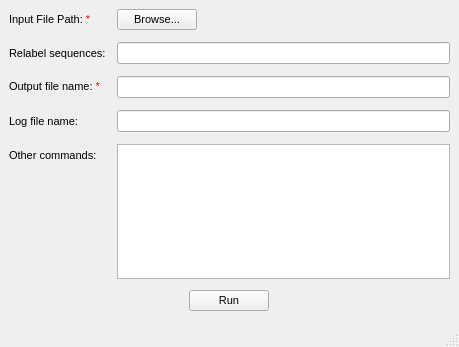
<?xml version="1.0" encoding="UTF-8"?>
<ui version="4.0">
 <class>Unique</class>
 <widget class="QMainWindow" name="Unique">
  <property name="geometry">
   <rect>
    <x>0</x>
    <y>0</y>
    <width>459</width>
    <height>347</height>
   </rect>
  </property>
  <property name="windowTitle">
   <string>Identifying unique sequences</string>
  </property>
  <widget class="QWidget" name="centralwidget">
   <layout class="QVBoxLayout" name="verticalLayout">
    <item>
     <widget class="QFrame" name="frame">
      <property name="frameShape">
       <enum>QFrame::NoFrame</enum>
      </property>
      <property name="frameShadow">
       <enum>QFrame::Plain</enum>
      </property>
      <layout class="QFormLayout" name="formLayout">
       <property name="horizontalSpacing">
        <number>11</number>
       </property>
       <property name="verticalSpacing">
        <number>12</number>
       </property>
       <property name="leftMargin">
        <number>0</number>
       </property>
       <property name="topMargin">
        <number>0</number>
       </property>
       <property name="rightMargin">
        <number>0</number>
       </property>
       <property name="bottomMargin">
        <number>0</number>
       </property>
       <item row="0" column="0">
        <widget class="QLabel" name="label_loadfile">
         <property name="font">
          <font>
           <pointsize>8</pointsize>
          </font>
         </property>
         <property name="text">
          <string>&lt;span style=&quot;color: black;&quot;&gt;Input File Path: &lt;/span&gt;&lt;span style=&quot;color: red;&quot;&gt;*&lt;/span&gt;</string>
         </property>
         <property name="textFormat">
          <enum>Qt::RichText</enum>
         </property>
        </widget>
       </item>
       <item row="0" column="1">
        <widget class="QFrame" name="frame_3">
         <property name="frameShape">
          <enum>QFrame::NoFrame</enum>
         </property>
         <property name="frameShadow">
          <enum>QFrame::Plain</enum>
         </property>
         <layout class="QHBoxLayout" name="horizontalLayout_2">
          <property name="spacing">
           <number>0</number>
          </property>
          <property name="leftMargin">
           <number>0</number>
          </property>
          <property name="topMargin">
           <number>0</number>
          </property>
          <property name="rightMargin">
           <number>0</number>
          </property>
          <property name="bottomMargin">
           <number>0</number>
          </property>
          <item>
           <widget class="QPushButton" name="pushButton_loadfile">
            <property name="font">
             <font>
              <pointsize>8</pointsize>
             </font>
            </property>
            <property name="cursor">
             <cursorShape>PointingHandCursor</cursorShape>
            </property>
            <property name="text">
             <string>Browse...</string>
            </property>
           </widget>
          </item>
          <item>
           <spacer name="horizontalSpacer">
            <property name="orientation">
             <enum>Qt::Horizontal</enum>
            </property>
            <property name="sizeHint" stdset="0">
             <size>
              <width>40</width>
              <height>20</height>
             </size>
            </property>
           </spacer>
          </item>
         </layout>
        </widget>
       </item>
       <item row="1" column="0">
        <widget class="QLabel" name="label_relabel">
         <property name="font">
          <font>
           <pointsize>8</pointsize>
          </font>
         </property>
         <property name="toolTip">
          <string>Relabel sequences using the prefix string</string>
         </property>
         <property name="text">
          <string>Relabel sequences:</string>
         </property>
        </widget>
       </item>
       <item row="1" column="1">
        <widget class="QLineEdit" name="lineEdit_relabel"/>
       </item>
       <item row="2" column="0">
        <widget class="QLabel" name="label_outputname">
         <property name="font">
          <font>
           <pointsize>8</pointsize>
          </font>
         </property>
         <property name="toolTip">
          <string>Output file name</string>
         </property>
         <property name="text">
          <string>&lt;span style=&quot;color: black;&quot;&gt;Output file name: &lt;/span&gt;&lt;span style=&quot;color: red;&quot;&gt;*&lt;/span&gt;</string>
         </property>
         <property name="textFormat">
          <enum>Qt::RichText</enum>
         </property>
        </widget>
       </item>
       <item row="2" column="1">
        <widget class="QLineEdit" name="lineEdit_outname"/>
       </item>
       <item row="3" column="0">
        <widget class="QLabel" name="label_logname">
         <property name="font">
          <font>
           <pointsize>8</pointsize>
          </font>
         </property>
         <property name="toolTip">
          <string>Log file name</string>
         </property>
         <property name="text">
          <string>Log file name:</string>
         </property>
        </widget>
       </item>
       <item row="3" column="1">
        <widget class="QLineEdit" name="lineEdit_logname"/>
       </item>
       <item row="4" column="0">
        <widget class="QLabel" name="label_othercommand">
         <property name="font">
          <font>
           <pointsize>8</pointsize>
          </font>
         </property>
         <property name="toolTip">
          <string>You can add additional parameters</string>
         </property>
         <property name="text">
          <string>Other commands:</string>
         </property>
        </widget>
       </item>
       <item row="4" column="1">
        <widget class="QTextEdit" name="textEdit_othercommand"/>
       </item>
      </layout>
     </widget>
    </item>
    <item>
     <widget class="QFrame" name="frame_2">
      <property name="frameShape">
       <enum>QFrame::NoFrame</enum>
      </property>
      <property name="frameShadow">
       <enum>QFrame::Plain</enum>
      </property>
      <layout class="QHBoxLayout" name="horizontalLayout">
       <property name="spacing">
        <number>5</number>
       </property>
       <property name="leftMargin">
        <number>5</number>
       </property>
       <property name="topMargin">
        <number>5</number>
       </property>
       <property name="rightMargin">
        <number>5</number>
       </property>
       <property name="bottomMargin">
        <number>5</number>
       </property>
       <item alignment="Qt::AlignHCenter">
        <widget class="QPushButton" name="pushButton_run">
         <property name="font">
          <font>
           <pointsize>8</pointsize>
          </font>
         </property>
         <property name="cursor">
          <cursorShape>PointingHandCursor</cursorShape>
         </property>
         <property name="text">
          <string>Run</string>
         </property>
        </widget>
       </item>
      </layout>
     </widget>
    </item>
   </layout>
  </widget>
  <widget class="QMenuBar" name="menubar">
   <property name="geometry">
    <rect>
     <x>0</x>
     <y>0</y>
     <width>459</width>
     <height>26</height>
    </rect>
   </property>
  </widget>
  <widget class="QStatusBar" name="statusbar"/>
 </widget>
 <resources/>
 <connections/>
</ui>
